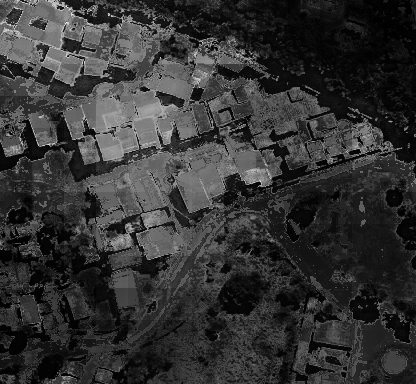
#> input picture results/hog_10K.png, 416 x 384 px
$ python line_segment_detect.py
#> lines starting #> are read from the running program, lines starting #| are printed output that depends on the picture
import cv2
from matplotlib import pyplot as plt


def main():
    img = cv2.imread('../results/hog_10K.png', 0)
#> img is the input picture: shape (384, 416); min 0, max 255, mean 51.3

    blur = cv2.GaussianBlur(img, (5, 5), 0)
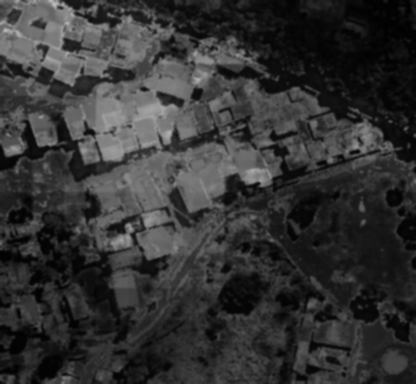
#> blur: shape (384, 416); min 1, max 190, mean 51.3

    lsd = cv2.createLineSegmentDetector(cv2.LSD_REFINE_STD)
    lines = lsd.detect(blur)[0]
#> lines = 747 rows, first 6: [246.6, 184.8, 257.5, 181.2], [96.45, 24.5, 86.97, 21.57], [87.26, 126.2, 98.52, 132.2], [350.5, 149.9, 358.2, 148.3], [169.5, 144.2, 174.3, 119.4], [68.15, 5.72, 62.87, 0.91]

    dst = lsd.drawSegments(img, lines)
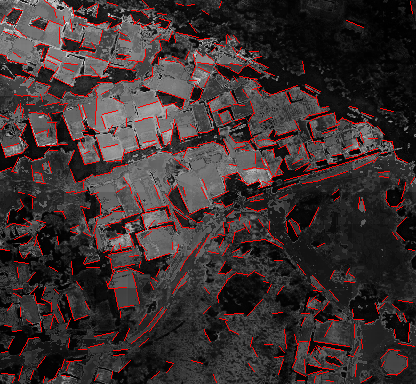
#> dst: shape (384, 416, 3); mean of channels 0, 1, 2 48.2, 48.2, 61.1; drawn as B, G, R

    plt.axis('off')
    plt.imshow(dst)
    plt.show()


if __name__ == "__main__":
    main()

$ run again, with results/hog_3K.png copied over results/hog_10K.png
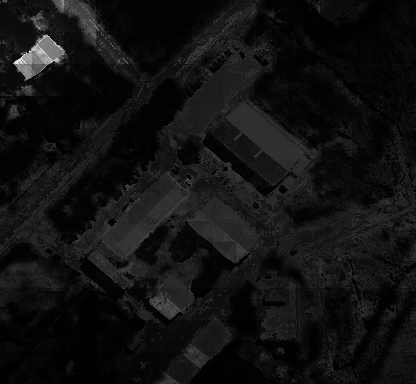
#> input picture results/hog_3K.png, 416 x 384 px
#> in main, img is the input picture: shape (384, 416); min 0, max 255, mean 17.2
#> lines = 145 rows, first 6: [25.13, 51.51, 12.97, 61.91], [11.78, 62.11, 23.47, 75.48], [39.59, 70.9, 52.94, 60.38], [39.09, 35.9, 27.53, 52.72], [65.16, 49.92, 44.22, 32.05], [44.46, 33.22, 38.53, 38.42]
#> in main, `dst = lsd.drawSegments(img, lines)`:
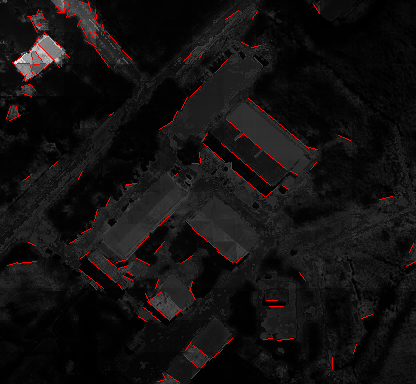
#> dst: shape (384, 416, 3); mean of channels 0, 1, 2 16.8, 16.8, 19.6; drawn as B, G, R

$ run again, with results/circles_test_3K.png copied over results/hog_10K.png
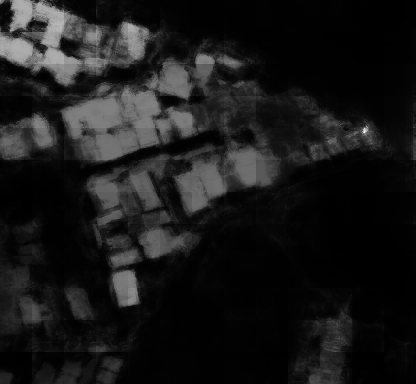
#> input picture results/circles_test_3K.png, 416 x 384 px
#> in main, img is the input picture: shape (384, 416); min 0, max 255, mean 24.9
#> lines = 377 rows, first 6: [12.9, -0.0369, 8.38, 10.05], [366.3, 125.1, 344, 133.4], [58.97, 46.9, 58.82, 35.62], [147.8, 28.03, 125.5, 20.93], [23.94, 28.4, 32.49, 13.69], [67.49, 55.9, 53.71, 47.2]
#> in main, `dst = lsd.drawSegments(img, lines)`:
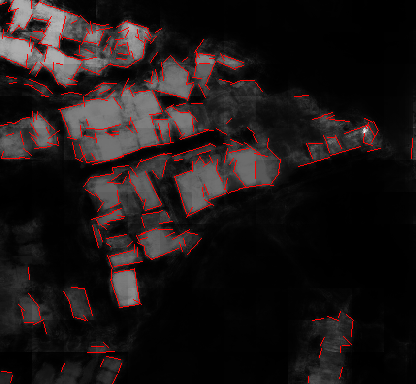
#> dst: shape (384, 416, 3); mean of channels 0, 1, 2 23.3, 23.3, 30.6; drawn as B, G, R
